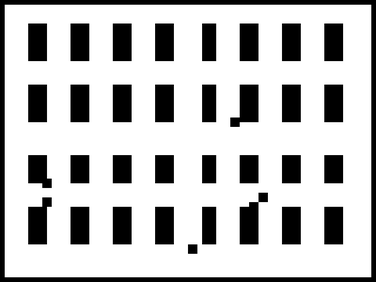
#> input picture data/case_001_warehouse_mapd/map.png, 376 x 282 px, shrunk from 800 x 600 before the run
$ python cv_evaluator.py
#> lines starting #> are read from the running program, lines starting #| are printed output that depends on the picture; after the words box and inside, x2 and y2 are one past the last pixel; in counts of white or black regions, pixels touching at a corner belong together
### map_parser.py
"""
map_parser.py
=============
Loads occupancy grids from map.png files.
"""

import cv2
import numpy as np
import json
import os
from typing import Tuple, Optional


def load_occupancy_grid(map_path: str) -> np.ndarray:
    """
    Load map.png and return a binary obstacle grid at pixel resolution.
    Returns uint8 array: 1=wall, 0=free.
    """
    img = cv2.imread(map_path)
    if img is None:
        raise FileNotFoundError(f"Cannot open: {map_path}")
    gray = cv2.cvtColor(img, cv2.COLOR_BGR2GRAY)
    _, binary = cv2.threshold(gray, 128, 1, cv2.THRESH_BINARY_INV)
    binary = binary[3:-3, 3:-3]
    return binary.astype(np.uint8)


# [14 lines left out: function load_grid_cell_resolution, not called in this run]


def load_grid_auto(map_path: str,
                   metrics_path: Optional[str] = None
                   ) -> Tuple[np.ndarray, int, int]:
    """
    Universal loader — works with OR without metrics.json.

    If metrics.json exists it is used for exact dimensions.
    Otherwise cell size is estimated from image periodicity.
    Returns (grid, cell_w, cell_h).
    """
    if metrics_path and os.path.exists(metrics_path):
        return load_grid_cell_resolution(map_path, metrics_path)

    binary = load_occupancy_grid(map_path)
    px_h, px_w = binary.shape
    cell_w, cell_h = _estimate_cell_size(binary)

    if cell_w > 0 and cell_h > 0:
        return _sample_cell_centres(binary, cell_w, cell_h), cell_w, cell_h
    return binary, px_w, px_h


# [10 lines left out: function _sample_cell_centres, not called in this run]


def _estimate_cell_size(binary: np.ndarray) -> Tuple[int, int]:
    """Estimate logical cell size via autocorrelation of column/row sums."""
    col_sums = binary.sum(axis=0).astype(np.float32)
    row_sums = binary.sum(axis=1).astype(np.float32)
    period_x = _dominant_period(col_sums)
    period_y = _dominant_period(row_sums)
    px_h, px_w = binary.shape
    if 2 <= period_x <= px_w // 2 and 2 <= period_y <= px_h // 2:
        return px_w // period_x, px_h // period_y
    return 0, 0


def _dominant_period(signal: np.ndarray) -> int:
    n = len(signal)
    if n < 4:
        return 0
    s = signal - signal.mean()
    corr = np.correlate(s, s, mode="full")[n - 1:]
    corr[0] = 0
    max_lag = min(n // 2, 60)
    return int(np.argmax(corr[1:max_lag])) + 1


def load_scenario(scenario_path: str) -> dict:
    with open(scenario_path) as f:
        return json.load(f)


# [6 lines left out: function load_tasks, not called in this run]


def grid_to_display(grid: np.ndarray) -> np.ndarray:
    display = (1 - grid) * 255
    return cv2.cvtColor(display.astype(np.uint8), cv2.COLOR_GRAY2BGR)


# [13 lines left out: function print_grid_info, not called in this run]


# [19 lines that do not run on import are left out]

### cv_evaluator.py
"""
cv_evaluator.py
===============
Evaluates the CV pipeline quality across all available cases.

Metrics produced:
  1. Map parsing quality
       - Obstacle density error vs. metrics.json ground truth
       - Connectivity ratio (all free cells reachable from one source)
       - Parse time (ms)

  2. Agent detection accuracy
       - Per-agent grid error (Manhattan distance, CV coords vs. JSON ground truth)
       - Detection rate (fraction of agents found visually)
       - Detection time (ms)

  3. P/D marker detection (MAPD cases only)
       - Per-marker grid error
       - Detection rate

  4. Pipeline timing breakdown
       - Stage-by-stage table for every case

Results are printed as formatted tables AND saved to output/cv_evaluation.json.

Usage:
    python3 cv_evaluator.py              # all cases in data/
    python3 cv_evaluator.py --case 1     # specific case (1-based index)
    python3 cv_evaluator.py --verbose    # show per-agent detail
"""

import os
import sys
import json
import time
import argparse
from collections import deque
from typing import List, Dict, Tuple, Optional

import cv2
import numpy as np

sys.path.insert(0, ".")
from map_parser     import load_grid_cell_resolution, load_grid_auto, load_scenario, load_tasks
from agent_detector import detect_agents, detect_markers


# === connectivity check ==========================================

def connectivity_ratio(grid: np.ndarray) -> float:
    """
    Fraction of free cells reachable from the first free cell (BFS).
    1.0 means the map is fully connected.
    """
    gh, gw = grid.shape
    free_cells = [(x, y) for y in range(gh) for x in range(gw) if grid[y, x] == 0]
    if not free_cells:
        return 0.0

    start = free_cells[0]
    visited = {start}
    queue = deque([start])
    while queue:
        cx, cy = queue.popleft()
        for dx, dy in [(1,0),(-1,0),(0,1),(0,-1)]:
            nx, ny = cx+dx, cy+dy
            if 0 <= nx < gw and 0 <= ny < gh and grid[ny,nx] == 0 and (nx,ny) not in visited:
                visited.add((nx, ny))
                queue.append((nx, ny))

    return len(visited) / len(free_cells)


# === single-case evaluation =======================================

def evaluate_case(case_path: str, verbose: bool = False) -> Dict:
    """
    Run the full CV evaluation pipeline for one case directory.
    Returns a dict with all metrics.
    """
    case_name    = os.path.basename(case_path)
    map_path     = f"{case_path}/map.png"
    preview_path = f"{case_path}/preview.png"
    sc_path      = f"{case_path}/scenario.json"
    metrics_path = f"{case_path}/metrics.json"
    tasks_path   = f"{case_path}/tasks.json"

    result = {"case": case_name}

    # === 1. Map parsing ==========================================
    t0 = time.perf_counter()
    grid, gw, gh = load_grid_auto(map_path, metrics_path)
    t_map = (time.perf_counter() - t0) * 1000  # ms

    obs_density   = float(grid.sum()) / (gw * gh)
    conn_ratio    = connectivity_ratio(grid)

    # Ground-truth density from metrics.json
    gt_density = None
    if os.path.exists(metrics_path):
        with open(metrics_path) as f:
            m = json.load(f)
        gt_density = m.get("obstacle_density")

    density_error = abs(obs_density - gt_density) if gt_density is not None else None

    result["map"] = {
        "grid_size":       f"{gw}x{gh}",
        "obstacle_density": round(obs_density, 4),
        "gt_density":       round(gt_density, 4) if gt_density else None,
        "density_error":    round(density_error, 4) if density_error is not None else None,
        "connectivity":     round(conn_ratio, 4),
        "parse_time_ms":    round(t_map, 2),
    }

    if verbose:
        print(f"\n  [map]  {gw}x{gh}  density={obs_density:.4f}"
              f"  gt={gt_density}  err={density_error}  conn={conn_ratio:.4f}"
              f"  time={t_map:.1f}ms")

    # === 2. Agent detection ==========================================
    scenario   = load_scenario(sc_path)
    agents_gt  = {a["id"]: tuple(a["start"]) for a in scenario["agents"]}

    t1 = time.perf_counter()
    detected = detect_agents(preview_path, sc_path, gw, gh)
    t_agents = (time.perf_counter() - t1) * 1000

    errors      = []
    found_count = 0
    agent_rows  = []

    for d in detected:
        aid  = d["id"]
        gt   = agents_gt.get(aid)
        cv_g = d["grid"]
        err  = abs(cv_g[0] - gt[0]) + abs(cv_g[1] - gt[1]) if gt else None

        if d["found"]:
            found_count += 1
            if err is not None:
                errors.append(err)

        agent_rows.append({
            "id":       aid,
            "cv_grid":  cv_g,
            "gt_grid":  gt,
            "error":    err,
            "found_cv": d["found"],
        })

        if verbose:
            status = "✓" if d["found"] else "✗"
            print(f"  [{status}] {aid:12s}  cv={cv_g}  gt={gt}  err={err}")

    result["agents"] = {
        "total":          len(detected),
        "detected_cv":    found_count,
        "detection_rate": round(found_count / max(1, len(detected)), 3),
        "mean_error":     round(float(np.mean(errors)), 3) if errors else None,
        "max_error":      round(float(np.max(errors)),  3) if errors else None,
        "detect_time_ms": round(t_agents, 2),
        "per_agent":      agent_rows,
    }

    # === 3. P/D marker detection (MAPD only) ================================
    marker_result = None
    if scenario.get("type") == "mapd" and os.path.exists(preview_path):
        t2 = time.perf_counter()
        markers = detect_markers(preview_path, sc_path, gw, gh)
        t_markers = (time.perf_counter() - t2) * 1000

        tasks      = load_tasks(tasks_path)
        gt_markers = {}
        for task in tasks:
            gt_markers[f"{task['id']}_pickup"]  = tuple(task["pickup"])
            gt_markers[f"{task['id']}_dropoff"] = tuple(task["dropoff"])

        m_errors      = []
        m_found_count = 0
        marker_rows   = []

        for mk in markers:
            key  = f"{mk['id']}_{mk['type']}"
            gt   = gt_markers.get(key)
            cv_g = mk["grid"]
            err  = abs(cv_g[0] - gt[0]) + abs(cv_g[1] - gt[1]) if gt else None

            if mk["found"]:
                m_found_count += 1
                if err is not None:
                    m_errors.append(err)

            marker_rows.append({
                "id":      mk["id"],
                "type":    mk["type"],
                "cv_grid": cv_g,
                "gt_grid": gt,
                "error":   err,
                "found_cv": mk["found"],
            })

            if verbose:
                status = "✓" if mk["found"] else "✗"
                print(f"  [{status}] {mk['id']:10s}/{mk['type']:7s}"
                      f"  cv={cv_g}  gt={gt}  err={err}")

        marker_result = {
            "total":          len(markers),
            "detected_cv":    m_found_count,
            "detection_rate": round(m_found_count / max(1, len(markers)), 3),
            "mean_error":     round(float(np.mean(m_errors)), 3) if m_errors else None,
            "max_error":      round(float(np.max(m_errors)),  3) if m_errors else None,
            "detect_time_ms": round(t_markers, 2),
            "per_marker":     marker_rows,
        }

    result["markers"]  = marker_result
    result["timing_ms"] = {
        "map_parse":      round(t_map, 2),
        "agent_detect":   round(t_agents, 2),
        "marker_detect":  round(marker_result["detect_time_ms"], 2) if marker_result else 0.0,
        "total":          round(t_map + t_agents +
                                (marker_result["detect_time_ms"] if marker_result else 0.0), 2),
    }

    return result


# === multi-case summary =================================================

def discover_cases(data_dir: str = "data") -> List[str]:
    """Return sorted list of case directories found in data_dir."""
    if not os.path.exists(data_dir):
        return []
    return sorted([
        os.path.join(data_dir, d)
        for d in os.listdir(data_dir)
        if os.path.isdir(os.path.join(data_dir, d))
        and os.path.exists(os.path.join(data_dir, d, "map.png"))
    ])


# [56 lines left out: function print_summary, not called in this run]


# === entry point ==========================================================

def main():
    parser = argparse.ArgumentParser(description="CV Pipeline Evaluator")
    parser.add_argument("--case",    type=int, default=0,
                        help="0=all cases, 1-N=specific case index")
    parser.add_argument("--verbose", action="store_true",
                        help="Print per-agent and per-marker details")
    parser.add_argument("--data",    default="data",
                        help="Path to data directory")
    args = parser.parse_args()

    cases = discover_cases(args.data)
    if not cases:
        print(f"No cases found in '{args.data}/'")
        sys.exit(1)

    if args.case > 0:
        if args.case > len(cases):
            print(f"Case {args.case} not found (only {len(cases)} cases)")
            sys.exit(1)
        cases = [cases[args.case - 1]]

    print(f"Evaluating {len(cases)} case(s)...")
    results = []
    for cp in cases:
        cname = os.path.basename(cp)
        print(f"\n── {cname} ──")
        r = evaluate_case(cp, verbose=args.verbose)
#> in load_occupancy_grid, img is the input picture: shape (282, 376, 3); min 0, max 255, mean 189.8
#> in load_occupancy_grid, `_, binary = cv2.threshold(gray, 128, 1, cv2.THRESH_BINARY_INV)`:
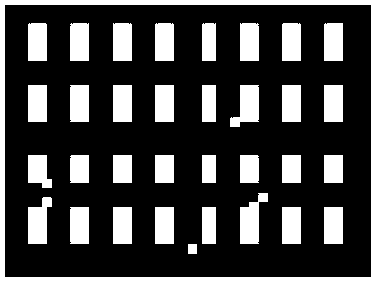
#> binary: shape (282, 376); values 0 (black) and 1 (white), 26% white; 34 white regions, largest, box (x1, y1, x2, y2) and area: (0, 0, 376, 282) 6480, (240, 193, 268, 244) 841, (28, 197, 52, 244) 801
#> in load_occupancy_grid, `binary = binary[3:-3, 3:-3]`:
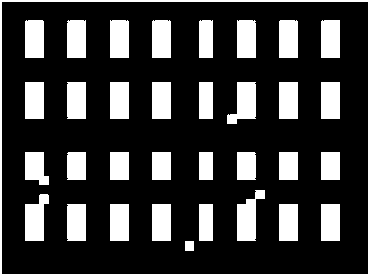
#> binary: shape (276, 370); values 0 (black) and 1 (white), 23.1% white; 34 white regions, largest, box (x1, y1, x2, y2) and area: (0, 0, 370, 276) 2568, (237, 190, 265, 241) 841, (25, 194, 49, 241) 801
#> in _estimate_cell_size, `col_sums = binary.sum(axis=0).astype(np.float32)`: col_sums = 370 values, max 276 at index 0, min 4 at index 2, mean 63.79
#> in _estimate_cell_size, `row_sums = binary.sum(axis=1).astype(np.float32)`: row_sums = 276 values, max 370 at index 0, min 4 at index 2, mean 85.52
#> in _dominant_period, `n = len(signal)`: n = 370
#> in _dominant_period, `s = signal - signal.mean()`: s = 370 values, max 212.2 at index 0, min -59.79 at index 2, mean 1.32e-06
#> in _dominant_period, `corr = np.correlate(s, s, mode="full")[n - 1:]`: corr = 370 values, max 1886048.4 at index 0, min -1266339.1 at index 23, mean 2548.7
#> in _dominant_period, `max_lag = min(n // 2, 60)`: max_lag = 60
#> in _estimate_cell_size, `period_x = _dominant_period(col_sums)`: period_x = 1
#> in load_grid_auto, `cell_w, cell_h = _estimate_cell_size(binary)`: cell_w = 0
#> in evaluate_case, `grid, gw, gh = load_grid_auto(map_path, metrics_path)`: gw = 370; gh = 276
#> in evaluate_case, `obs_density   = float(grid.sum()) / (gw * gh)`: obs_density = 0.231
#> in connectivity_ratio, `free_cells = [(x, y) for y in range(gh) for x in range(gw) if grid[y, ..`: free_cells = 78516 items
#> in connectivity_ratio, `start = free_cells[0]`: start = (2, 2)
#> in connectivity_ratio, `visited = {start}`: visited = 1 item
#> the loop in connectivity_ratio, `while queue:` made 78516 passes
#> (cx, cy) on passes 1 to 3: (2, 2), (3, 2), (2, 3)
#> after the loop in connectivity_ratio, `while queue:`: visited = 78516 items
#> in evaluate_case, `conn_ratio    = connectivity_ratio(grid)`: conn_ratio = 1
        results.append(r)

    print_summary(results)

    # Save JSON report
    os.makedirs("output", exist_ok=True)
    out_path = "output/cv_evaluation.json"
    # Strip non-serialisable numpy types
    # [6 lines left out: function _clean, not called in this run]

    with open(out_path, "w") as f:
        json.dump(_clean(results), f, indent=2)
    print(f"\nFull report saved → {out_path}")


if __name__ == "__main__":
#> (the run stopped early here; a loop or call above may not have finished)
